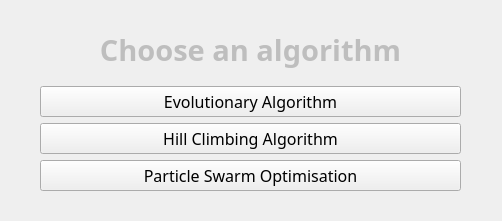
<?xml version="1.0" encoding="UTF-8"?>
<ui version="4.0">
 <class>MainWIndow</class>
 <widget class="QMainWindow" name="MainWIndow">
  <property name="geometry">
   <rect>
    <x>0</x>
    <y>0</y>
    <width>502</width>
    <height>221</height>
   </rect>
  </property>
  <property name="windowTitle">
   <string>Euler Square</string>
  </property>
  <widget class="QWidget" name="centralwidget">
   <widget class="QWidget" name="verticalLayoutWidget">
    <property name="geometry">
     <rect>
      <x>40</x>
      <y>20</y>
      <width>421</width>
      <height>171</height>
     </rect>
    </property>
    <layout class="QVBoxLayout" name="verticalLayout">
     <item>
      <widget class="QLabel" name="label">
       <property name="enabled">
        <bool>false</bool>
       </property>
       <property name="font">
        <font>
         <family>Montserrat SemiBold</family>
         <pointsize>22</pointsize>
         <weight>75</weight>
         <bold>true</bold>
         <underline>false</underline>
        </font>
       </property>
       <property name="layoutDirection">
        <enum>Qt::LeftToRight</enum>
       </property>
       <property name="styleSheet">
        <string notr="true"/>
       </property>
       <property name="text">
        <string>Choose an algorithm</string>
       </property>
       <property name="alignment">
        <set>Qt::AlignCenter</set>
       </property>
      </widget>
     </item>
     <item>
      <widget class="QPushButton" name="buttonEvolutionary">
       <property name="font">
        <font>
         <family>Montserrat Medium</family>
         <pointsize>12</pointsize>
        </font>
       </property>
       <property name="text">
        <string>Evolutionary Algorithm</string>
       </property>
      </widget>
     </item>
     <item>
      <widget class="QPushButton" name="buttonHillClimb">
       <property name="font">
        <font>
         <family>Montserrat Medium</family>
         <pointsize>12</pointsize>
        </font>
       </property>
       <property name="text">
        <string>Hill Climbing Algorithm</string>
       </property>
      </widget>
     </item>
     <item>
      <widget class="QPushButton" name="buttonPSO">
       <property name="font">
        <font>
         <family>Montserrat Medium</family>
         <pointsize>12</pointsize>
        </font>
       </property>
       <property name="text">
        <string>Particle Swarm Optimisation</string>
       </property>
      </widget>
     </item>
    </layout>
   </widget>
  </widget>
 </widget>
 <resources/>
 <connections/>
</ui>
